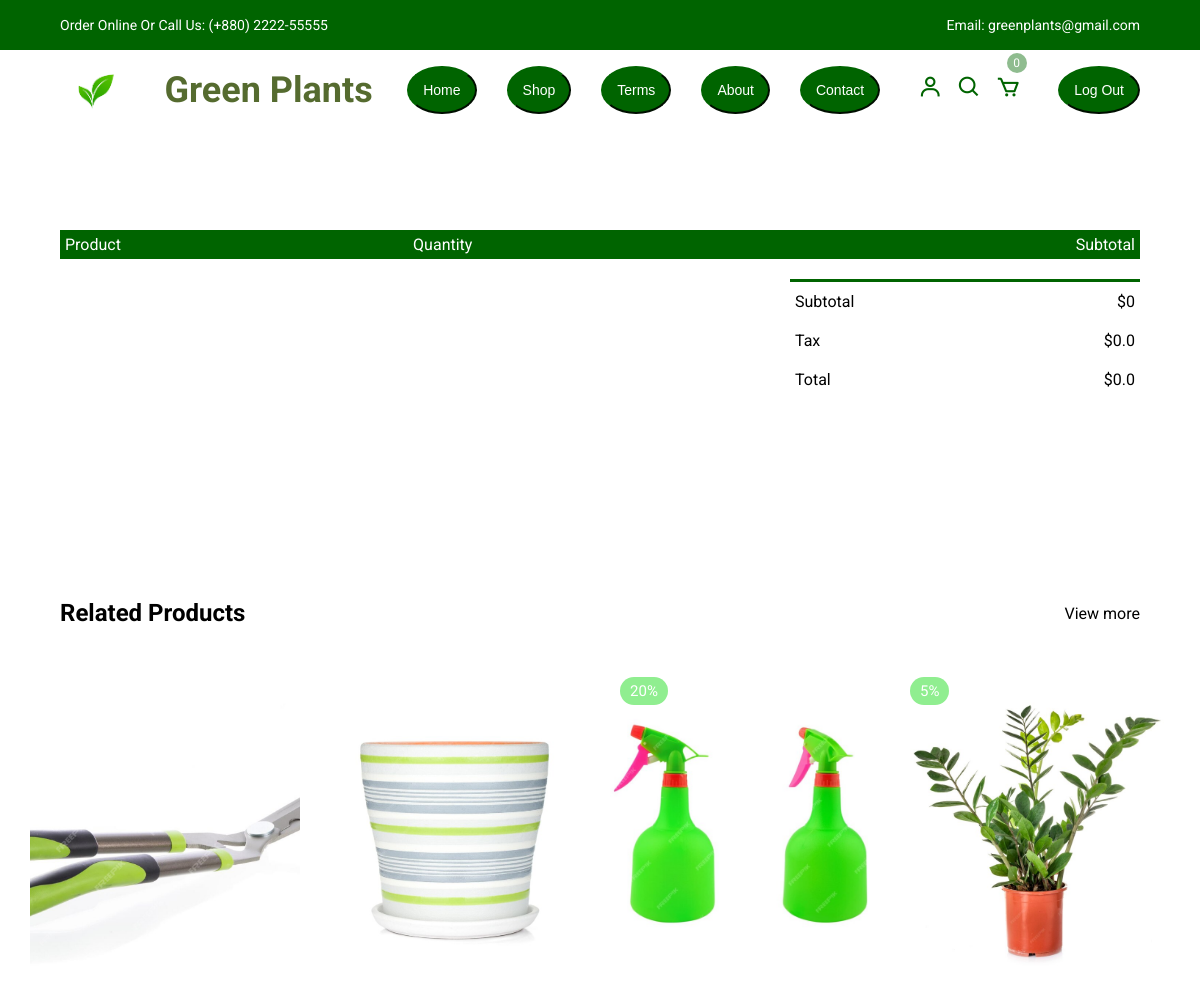
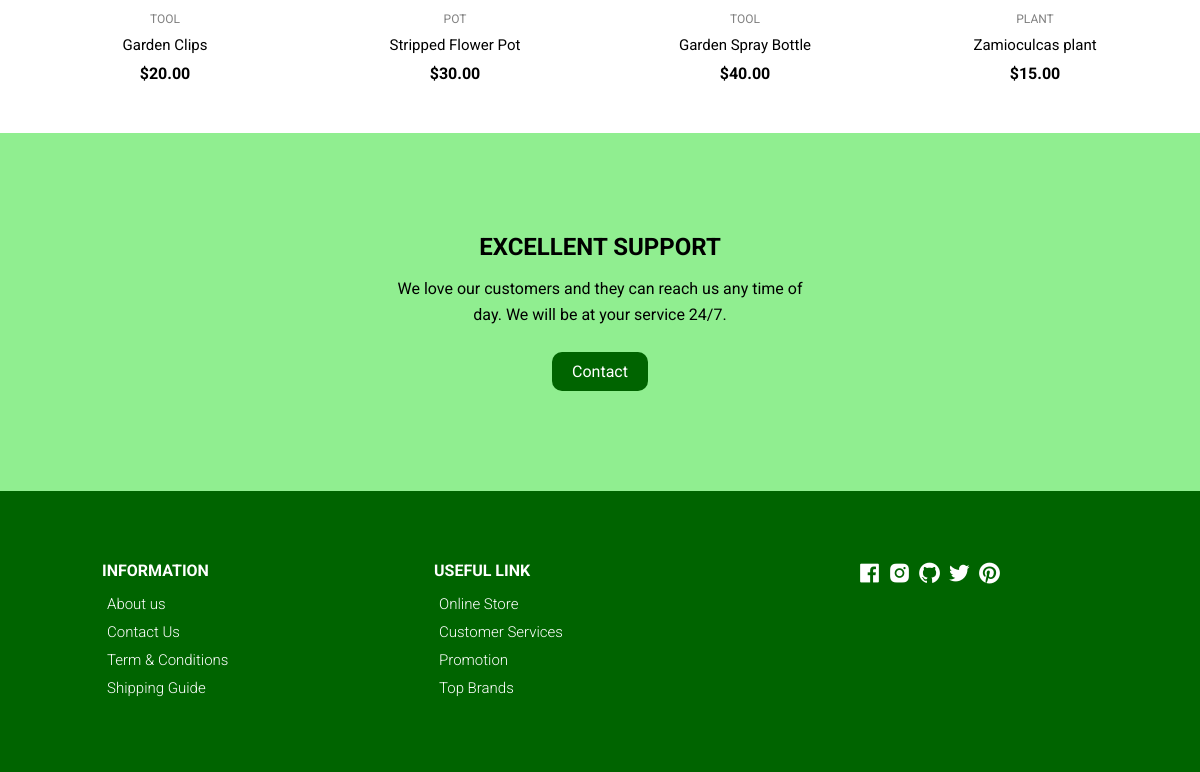
The app's page /cart/ (signed in) with its own data (2 pictures, top to bottom).
### gpp/models.py (models this page shows, shortened)
class Product(models.Model):
    name = models.CharField(max_length=200)
    description = models.TextField(blank=True)
    price = models.DecimalField(max_digits=10, decimal_places=2)
    category = models.ForeignKey(Category, on_delete=models.CASCADE, related_name="products")
    stock = models.PositiveIntegerField()
    created_at = models.DateTimeField(auto_now_add=True)
    image = models.ImageField(null=True, blank=True)  # Dynamic image field
    discount = models.IntegerField(null=True, blank=True)

class Category(models.Model):
    name = models.CharField(max_length=200)
    description = models.TextField(blank=True)

### gpp/views.py (the view, shortened to what this page needs)
# urls.py: path('cart/', views.cart, name="cart"),
@login_required(login_url='login')  # Redirect non-authenticated users to login page
def cart(request):
    if request.user.is_authenticated:
        customer = request.user.customer
        order, created = Order.objects.get_or_create(customer=customer, complete=False)
        items = order.orderitem_set.all()
        cartItems = order.get_cart_items
        subtotal = sum(float(item.quantity) * float(item.product.price) for item in items)
        tax_rate = 0.05  # Define tax rate as float
        tax = subtotal * tax_rate
        grand_total = subtotal + tax
        for item in items:
            item.total_price = float(item.quantity) * float(item.product.price)
    random_products = Product.objects.order_by('?')[:4]
    context = {
        'items': items,
        'order':order,
        'random_products': random_products,
        'subtotal': subtotal,
        'tax': tax,
        'grand_total': grand_total,
        'cartItems': cartItems,
        'shipping': True,
    }
    return render(request, 'webpages/cart.html', context)

### gpp/models.py (called while the page is built)
    @property
    def get_cart_items(self):
        orderitems = self.orderitem_set.all()
        total = sum([item.quantity for item in orderitems])
        return total

    @property
    def shipping(self):
        return self.orderitem_set.exists()

### gpp/templates/webpages/cart.html (shortened to what this page needs)
{% extends "base.html" %}
{% load static %}
  {% block content %}
<div class="container cart">
  <table>
    <thead>
      <tr>
        <th>Product</th>
        <th>Quantity</th>
        <th>Subtotal</th>
      </tr>
    </thead>
  </table>
  <div class="total-price">
    <table>
      <tr>
        <td>Subtotal</td>
        <td>${{ subtotal }}</td>
      </tr>
      <tr>
        <td>Tax</td>
        <td>${{ tax }}</td>
      </tr>
      <tr>
        <td>Total</td>
        <td>${{ grand_total }}</td>
      </tr>
    </table>
  </div>
</div>
    <section class="section featured">
      <div class="top container">
        <h1>Related Products</h1>
        <a href="{% url 'product' %}" class="view-more">View more</a>
      </div>
      <div class="product-center container">
        {% for product in random_products %}
          <div class="product-item">
              <div class="overlay">
                  <a href="{% url 'product_details' product.id %}" class="product-thumb">
                      <img src="{{ product.image.url }}" alt="{{ product.name }}">
                  </a>
                  {% if product.discount %}
                  <span class="discount">{{ product.discount }}%</span>
                  {% endif %}
              </div>
              <div class="product-info">
                  <span>{{ product.category.name|upper }}</span>
                  <a href="{% url 'product_details' product.id %}">{{ product.name }}</a>
                  <h4>${{ product.price }}</h4>
              </div>
              <ul class="icons">
              </ul>
          </div>
          {% endfor %}
      </div>
    </section>
    {% endblock %}

### static/css/styles.css (style rules this page uses)
*, *::before, *::after { margin: 0; padding: 0; box-sizing: inherit; }
html { box-sizing: border-box; font-size: 62.5%; }
body { font-family: 'Roboto', sans-serif; font-size: 1.6rem; background-color: white; color: black; font-weight: 400; font-style: normal; }
a { text-decoration: none; color: black; }
.container { max-width: 114rem; margin: 0 auto; padding: 0 3rem; }
.section { padding: 100px 0 10px 0; overflow: hidden; }
.product-center { display: flex; align-items: center; justify-content: center; flex-wrap: wrap; max-width: 120rem; margin: 0 auto; padding: 0 2rem; }
.product-item { position: relative; width: 27rem; margin: 0 auto; margin-bottom: 3rem; }
.product-thumb img { width: 100%; height: 31rem; object-fit: cover; transition: all 500ms linear; }
.product-info { padding: 1rem; text-align: center; }
.product-info span { display: inline-block; font-size: 1.2rem; color: grey; margin-bottom: 1rem; }
.product-info a { font-size: 1.5rem; display: block; margin-bottom: 1rem; transition: all 300ms ease; }
.product-item .icons { position: absolute; left: 50%; top: 35%; transform: translateX(-50%); display: flex; align-items: center; }
.product-item .overlay { position: relative; overflow: hidden; cursor: pointer; width: 100%; }
.product-item .overlay::after { content: ''; position: absolute; top: 0; left: 0; width: 100%; height: 100%; background-color: rgba(0, 0, 0, 0.5); visibility: hidden; opacity: 0; transition: 300ms ease-out; }
.product-item .discount { position: absolute; top: 1rem; left: 1rem; background-color: lightgreen; padding: 0.5rem 1rem; color: white; border-radius: 2rem; font-size: 1.5rem; }
.section .top { display: flex; align-items: center; justify-content: space-between; margin-bottom: 4rem; }
.cart { margin: 10rem auto; }
table { width: 100%; border-collapse: collapse; }
th { text-align: left; padding: 0.5rem; color: white; background-color: darkgreen; font-weight: normal; }
td { padding: 1rem 0.5rem; }
.total-price { display: flex; align-items: flex-end; flex-direction: column; margin-top: 2rem; }
.total-price table { border-top: 3px solid darkgreen; width: 100%; max-width: 35rem; }
td:last-child { text-align: right; }
th:last-child { text-align: right; }

### records on screen
Product: image (picture), category.name "TOOL", name "Garden Clips", price "20.00"
Product: image (picture), category.name "POT", name "Stripped Flower Pot", price "30.00"
Product: image (picture), discount "20", category.name "TOOL", name "Garden Spray Bottle", price "40.00"
Product: image (picture), discount "5", category.name "PLANT", name "Zamioculcas plant", price "15.00"

### other values on screen
{{ cartItems }} "0"
{{ subtotal }} "0"
{{ tax }} "0.0"
{{ grand_total }} "0.0"
